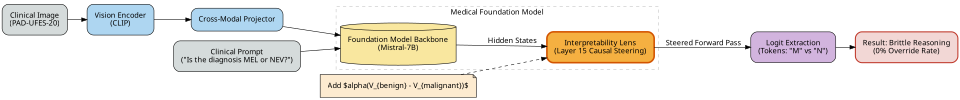

Here is the Python script that generated this plot:
import graphviz
import os

os.makedirs('figures', exist_ok=True)

# Initialize graph
dot = graphviz.Digraph(comment='MI4MedFM Architecture Flow', format='pdf')
dot.attr(rankdir='LR', size='10,6')
dot.attr('node', shape='box', style='rounded,filled', fontname='sans-serif', margin='0.2')

# Define nodes with MI4MedFM specific language
dot.node('Image', 'Clinical Image\n(PAD-UFES-20)', fillcolor='#d5dbdb')
dot.node('Prompt', 'Clinical Prompt\n("Is the diagnosis MEL or NEV?")', fillcolor='#d5dbdb')

dot.node('Vision', 'Vision Encoder\n(CLIP)', fillcolor='#aed6f1')
dot.node('Proj', 'Cross-Modal Projector', fillcolor='#aed6f1')

dot.node('LLM', 'Foundation Model Backbone\n(Mistral-7B)', fillcolor='#f9e79f', shape='cylinder')

dot.node('Lens', 'Interpretability Lens\n(Layer 15 Causal Steering)', fillcolor='#f5b041', penwidth='3', color='#d35400')
dot.node('ActAdd', r'Add $\alpha(V_{benign} - V_{malignant})$', fillcolor='#fdebd0', shape='note')

dot.node('Output', 'Logit Extraction\n(Tokens: "M" vs "N")', fillcolor='#d2b4de')

dot.node('Failure', 'Result: Brittle Reasoning\n(0% Override Rate)', fillcolor='#f2d7d5', color='#c0392b', penwidth='2')

# Edges
dot.edge('Image', 'Vision')
dot.edge('Vision', 'Proj')
dot.edge('Proj', 'LLM')

dot.edge('Prompt', 'LLM')

dot.edge('LLM', 'Lens', label=' Hidden States')
dot.edge('ActAdd', 'Lens', style='dashed')
dot.edge('Lens', 'Output', label=' Steered Forward Pass')

dot.edge('Output', 'Failure')

# Grouping / Subgraphs
with dot.subgraph(name='cluster_medfm') as c:
    c.attr(style='dashed', color='gray')
    c.node('LLM')
    c.node('Lens')
    c.attr(label='Medical Foundation Model')

# Render
dot.render('figures/fig_mi4medfm_architecture_flow', view=False)
# Also render PNG
dot.format = 'png'
dot.render('figures/fig_mi4medfm_architecture_flow', view=False)

# Delete the dot source file to keep clean
if os.path.exists('figures/fig_mi4medfm_architecture_flow'):
    os.remove('figures/fig_mi4medfm_architecture_flow')

print("Saved fig_mi4medfm_architecture_flow")
